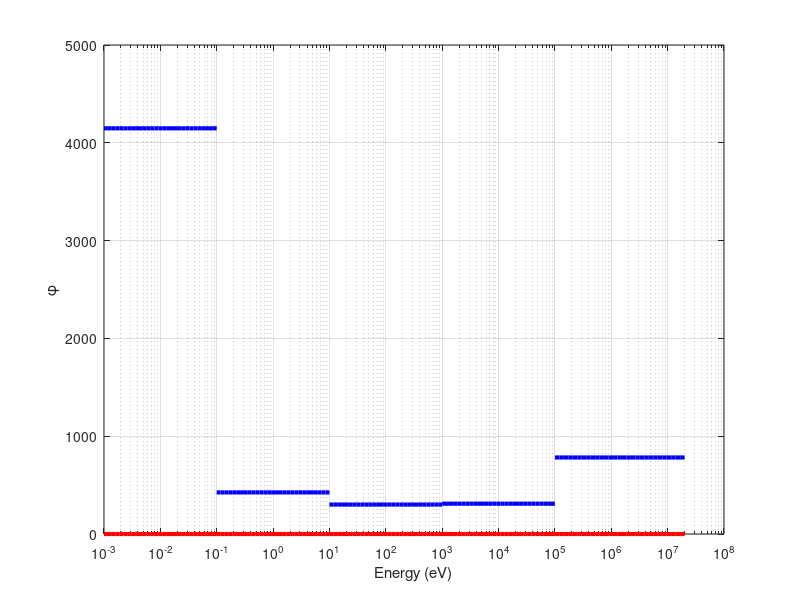

MATLAB code for this plot:
A =[4.60248-2.91518   0            0            0            0
    -1.67039      18.2957-14.0197   0            0            0
    -0.0167099    -4.23255    20.4196-16.0183     0            0
    -0.00166937   -0.0423257     -4.35086     22.6605-4.53876 -1.53831
    -1.04698e-6   -0.000424355   -0.0439445     -17.9734     29.77991-27.9344];



A=A*0.000751;

b=[0.99136;0.01379;0;0;0];

flux=A^-1*b

x1=logspace(5,7.3011,30);
x2=logspace(3,5,30);
x3=logspace(1,3,30);
x4=logspace(-1,1,30);
x5=logspace(-3,-1,30);

semilogx(x1,flux(1,1)*ones(1,30),'b','LineWidth',3);
hold on; grid on;xlabel 'Energy (eV)';ylabel '\phi';
semilogx(x2,flux(2,1)*ones(1,30),'b','LineWidth',3);
semilogx(x3,flux(3,1)*ones(1,30),'b','LineWidth',3);
semilogx(x4,flux(4,1)*ones(1,30),'b','LineWidth',3);
semilogx(x5,flux(5,1)*ones(1,30),'b','LineWidth',3);

%Below Zero?
semilogx(x1,zeros(1,30),'r','LineWidth',3);
hold on; grid on;xlabel 'Energy (eV)';ylabel '\phi';
semilogx(x2,zeros(1,30),'r','LineWidth',3);
semilogx(x3,zeros(1,30),'r','LineWidth',3);
semilogx(x4,zeros(1,30),'r','LineWidth',3);
semilogx(x5,zeros(1,30),'r','LineWidth',3);


